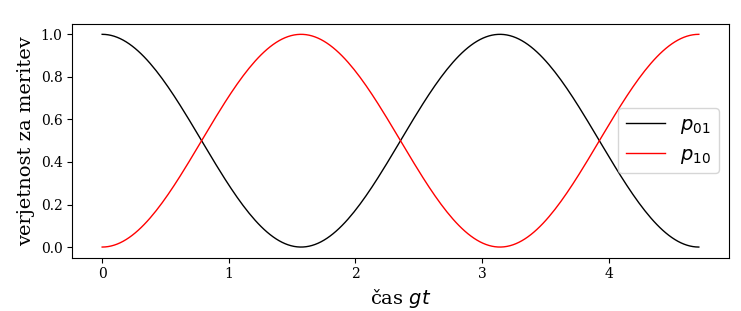

Python code for this plot:
import numpy as np
import scipy.signal as signal
import matplotlib.pyplot as plt

plt.rcParams['font.family'] = 'serif'

x = np.pi * np.linspace(0, 1.5, 200)
y = np.cos(x)**2
z = np.sin(x)**2

fig, ax = plt.subplots()
ax.plot(x, y, 'k-', lw=1, label=r'$p_{01}$')
ax.plot(x, z, 'r-', lw=1, label=r'$p_{10}$')
ax.set_ylabel('verjetnost za meritev', fontsize=14)
ax.set_xlabel('čas $gt$', fontsize=14)
ax.legend(loc='center right', fontsize=14)
plt.show()
